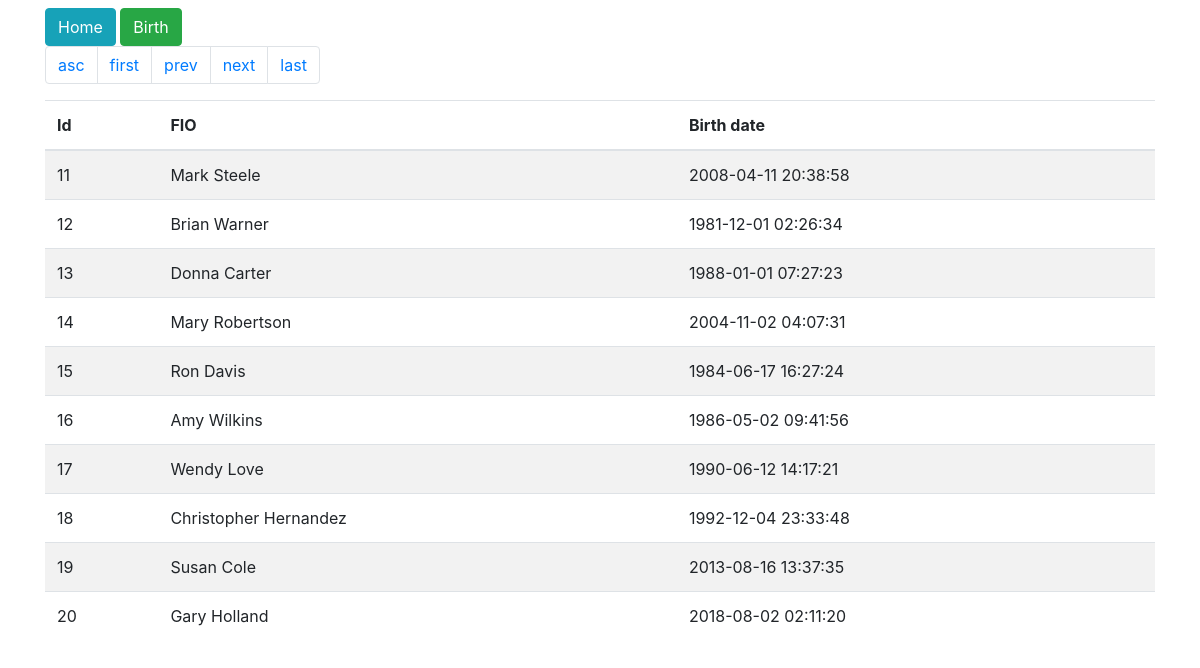
Screenshot of /?page=2 with the database file from the repository.
### tables this page shows
CREATE TABLE users (
  id int(11) not null AUTO_INCREMENT,
  fio varchar(500) not null,
  birth_date datetime not null,
  PRIMARY KEY (id)
);

### config/database.php (called while the page is built, shortened)
<?php
return [
        'driver' => 'mysql',
        'username' => getenv('MYSQL_USER') ?: 'admin',
        'password' => getenv('MYSQL_PASSWORD') ?: '111111',
        'host' => getenv('MYSQL_HOST') ?: '127.0.0.1',
        'database' => getenv('MYSQL_DATABASE') ?: 'app_db',
        'charset' => getenv('MYSQL_CHARSET') ?: 'utf8',
        'collation' => getenv('MYSQL_COLLATION') ?: 'utf8_unicode_ci',
        'prefix' => '',
];

### src/DB.php (called while the page is built, shortened)
<?php
class DB
{
	function __construct()
	{
		$db = require_once dirname(__DIR__) . "/config/database.php";
		$this->pdo = new PDO("mysql:host=172.19.0.1; dbname=" . $db['database'], $db['username'], $db['password']);
	}
}
?>

### src/QueryBuilder.php (called while the page is built, shortened)
<?php
class QueryBuilder extends DB
{
    public function getAllUsers($limit, $offset, $order='asc') {
        $sql = "SELECT * FROM users  ORDER BY 1 $order LIMIT $limit OFFSET $offset";
        $statement = $this->pdo->prepare($sql);
		$statement->execute();
		$result = $statement->fetchAll(PDO::FETCH_ASSOC);
		return $result;
    }
}

### templates/table.php (the view)
<table class="table table-striped">
	<thead>
		<tr>
			<th>Id</th>
			<th>FIO</th>
			<th>Birth date</th>
		</tr>
	</thead>
	<tbody>
		<?php foreach($users as $user):?>
		<tr>
			<td><?=$user['id'];?></td>
			<td><?=$user['fio'];?></td>
			<td><?=$user['birth_date'];?></td>
		</tr>
		<?php endforeach;?>
	</tbody>
</table>

### rows the page displays
users: id "11", fio "Mark Steele", birth_date "2008-04-11 20:38:58"
users: id "12", fio "Brian Warner", birth_date "1981-12-01 02:26:34"
users: id "13", fio "Donna Carter", birth_date "1988-01-01 07:27:23"
users: id "14", fio "Mary Robertson", birth_date "2004-11-02 04:07:31"
users: id "15", fio "Ron Davis", birth_date "1984-06-17 16:27:24"
users: id "16", fio "Amy Wilkins", birth_date "1986-05-02 09:41:56"
users: id "17", fio "Wendy Love", birth_date "1990-06-12 14:17:21"
users: id "18", fio "Christopher Hernandez", birth_date "1992-12-04 23:33:48"
users: id "19", fio "Susan Cole", birth_date "2013-08-16 13:37:35"
users: id "20", fio "Gary Holland", birth_date "2018-08-02 02:11:20"
